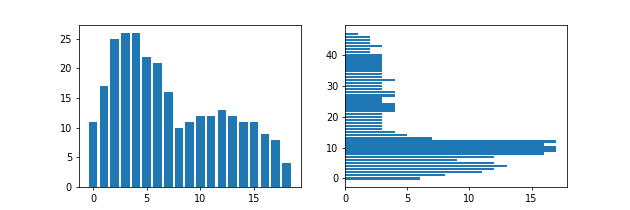
#> input picture lab_6/pics/hists/0.png, 630 x 210 px
$ python -i binarization.py   (imports and definitions only)
#> lines starting #> are read from the running program, lines starting #| are printed output that depends on the picture; after the words box and inside, x2 and y2 are one past the last pixel; in counts of white or black regions, pixels touching at a corner belong together
from PIL import Image

INDENT = 10


def semitone(img):
    """Reducing the image to a semitone"""
    if str(img.mode) == "L":
        return img

    width = img.size[0]
    height = img.size[1]
    new_image = Image.new("L", (width, height))
    for x in range(width):
        for y in range(height):
            pix = img.getpixel((x, y))
            sum_ = 0.3 * pix[0] + 0.59 * pix[1] + 0.11 * pix[2]
            # sum_ = sum(pix) // 3
            new_image.putpixel((x, y), int(sum_))
    return new_image


def mono(img):
    """Converting the image to black and white."""
    if str(img.mode) == "1":
        return img

    img = semitone(img)
    integral_img = integral(img)
    width = img.size[0]
    height = img.size[1]
    new_image = Image.new("1", (width, height))

    for x in range(width):
        for y in range(height):
            pix = img.getpixel((x, y))
            int_pix = mid_pix(integral_img, x, y, width, height)
            if pix < int_pix:
                new_image.putpixel((x, y), 0)
            else:
                new_image.putpixel((x, y), 1)

    return new_image


def integral(img):
    """Calculating the integral image."""

    width = img.size[0]
    height = img.size[1]
    integral_img = [[0 for _ in range(width)] for _ in range(height)]

    for x in range(width):
        for y in range(height):
            pix = img.getpixel((x, y))
            if x == 0 and y == 0:
                new_pix = pix
            elif x == 0 and y > 0:
                new_pix = pix + integral_img[y - 1][x]
            elif x > 0 and y == 0:
                new_pix = pix + integral_img[y][x - 1]
            else:
                new_pix = (
                    pix
                    - integral_img[y - 1][x - 1]
                    + integral_img[y - 1][x]
                    + integral_img[y][x - 1]
                )
            integral_img[y][x] = new_pix
    return integral_img


def mid_pix(integral_img, x, y, width, height, indent=INDENT):
    """Average value of a pixel on an area with an indent s."""

    sqrt = 0
    pix = 0

    if y + indent >= height or x + indent >= width:
        if y + indent >= height and x + indent >= width:
            x = width - 1
            y = height - 1
            pix = (
                integral_img[y][x]
                - integral_img[y - indent][x]
                - integral_img[y][x - indent]
                + integral_img[y - indent][x - indent]
            )
            sqrt = (x + 1 - (x - indent)) * (y + 1 - (y - indent))

        elif y <= indent <= x and x + indent >= width:
            pix = (
                integral_img[y + indent][width - 1]
                - integral_img[y + indent][x - indent]
            )
            sqrt = (width - 1 - (x - indent)) * (y + indent + 1)
        elif x <= indent <= y and y + indent >= height:
            pix = (
                integral_img[height - 1][x + indent]
                - integral_img[y - indent][x + indent]
            )
            sqrt = (x + indent + 1) * (height - 1 - (y - indent) + 1)

        elif y + indent >= height:
            pix = (
                integral_img[height - 1][x + indent]
                - integral_img[y - indent][x + indent]
                - integral_img[height - 1][x - indent]
                + integral_img[y - indent][x - indent]
            )
            sqrt = (x + indent - (x - indent)) * (height - 1 - (y - indent) + 1)

        elif x + indent >= width:
            pix = (
                integral_img[y + indent][width - 1]
                - integral_img[y - indent][width - 1]
                - integral_img[y + indent][x - indent]
                + integral_img[y - indent][x - indent]
            )
            sqrt = (width - (x - indent)) * (y + indent - (y - indent) + 1)
        return pix // sqrt

    pix = integral_img[y + indent][x + indent]
    if x > indent and y > indent:
        pix = (
            pix
            - integral_img[y - indent][x + indent]
            - integral_img[y + indent][x - indent]
            + integral_img[y - indent][x - indent]
        )
        sqrt = (indent * 2 + 1) ** 2

    elif y <= indent <= x:
        pix -= integral_img[y + indent][x - indent]
        sqrt = (x + indent - (x - indent) + 1) * (y + indent + 1)
    elif x <= indent <= y:
        pix -= integral_img[y - indent][x + indent]
        sqrt = (x + indent + 1) * (y + indent - (y - indent) + 1)

    elif x < indent and y < indent:
        pix = integral_img[y][x]
        sqrt = (x + 1) * (y + 1)
    return pix // sqrt

>>> from PIL import Image
>>> picture = Image.open('pics/hists/0.png')
#> picture is the input picture: PIL image 630x210 RGBA; mean R, G, B, A 213.5, 228.5, 238.9, 255
>>> result = mono(picture)
#> in semitone, `new_image = Image.new("L", (width, height))`: new_image: PIL image 630x210 L; every value is 0
#> after the loop in semitone, `for x in range(width):`:
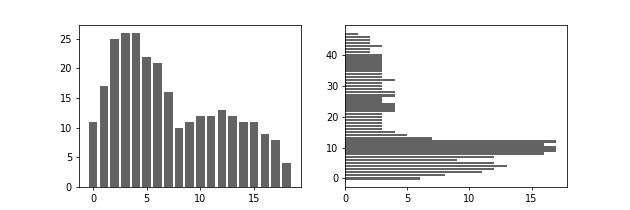
#> new_image: PIL image 630x210 L; min 0, max 255, mean 225.1
#> after the loop in integral, `for x in range(width):`: integral_img = 210 items
#> the loop in mono, `for x in range(width):` made 630 passes
#> after the loop in mono, `for x in range(width):`:
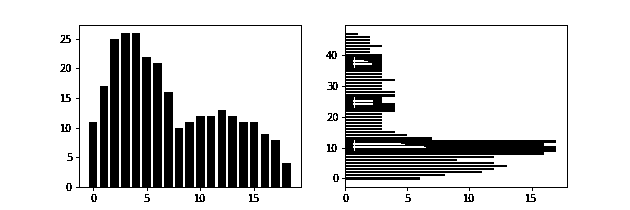
#> new_image: PIL image 630x210 1; 81.5% white; 21 black regions, largest, box (x1, y1, x2, y2) and area: (76, 25, 302, 191) 14904, (342, 25, 568, 191) 8842, (326, 51, 337, 59) 53
